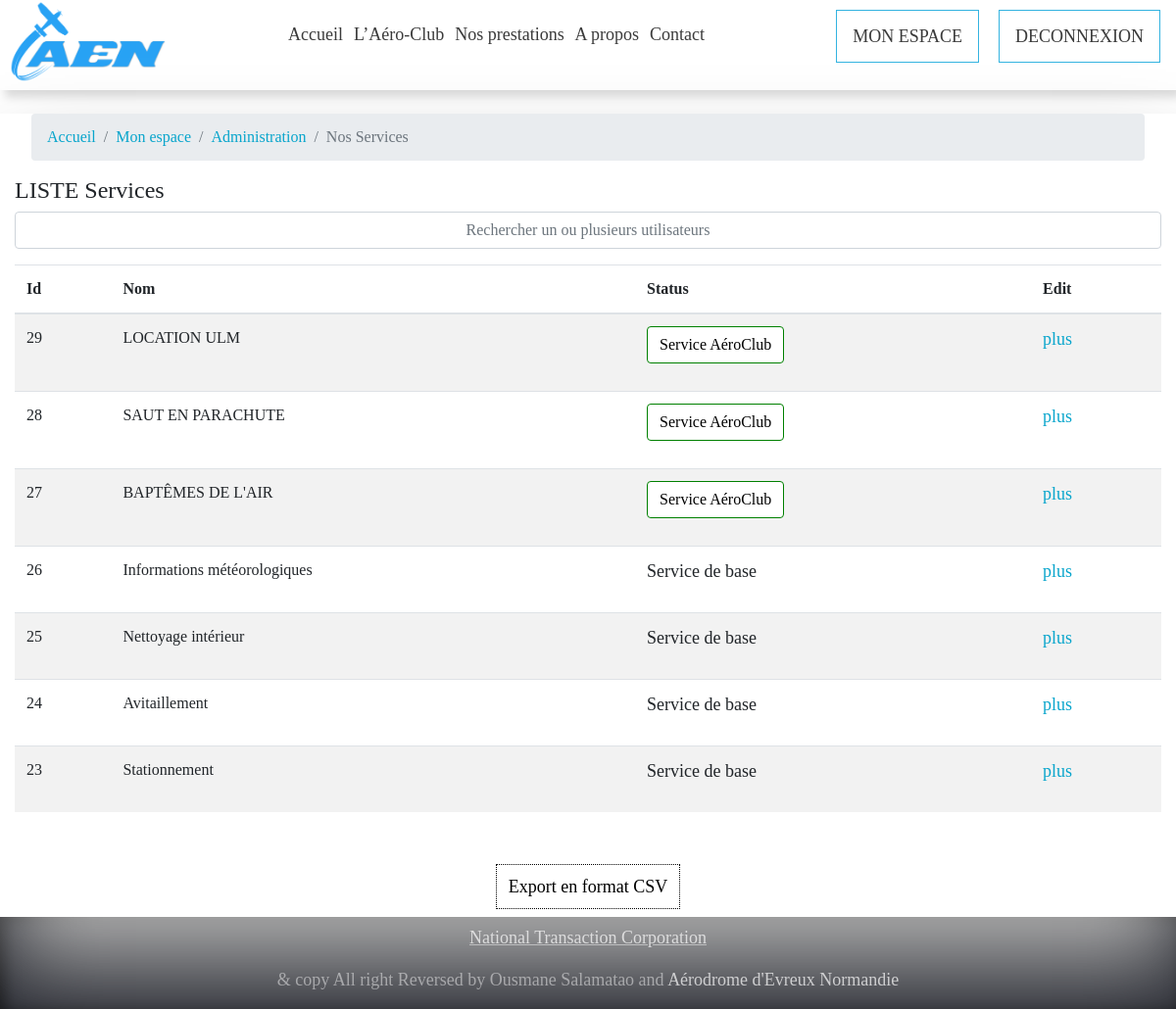
The page /ADMIN/services.php (signed in) on the database its author committed.
### tables this page shows
CREATE TABLE IF NOT EXISTS `services` (
  `idService` int(11) NOT NULL AUTO_INCREMENT,
  `nomS` varchar(155) NOT NULL,
  `detailS` text NOT NULL,
  `typeServices` int(11) DEFAULT NULL,
  `imgS` varchar(155) DEFAULT NULL,
  `idUserService` int(11) NOT NULL,
  PRIMARY KEY (`idService`),
  KEY `idUserService` (`idUserService`)
);

### ADMIN/INCLUDE/Bdd.php (called while the page is built, shortened)
<?php
class Bdd
{
    public function bddConnect(){
        try{
            $bdd = new PDO('mysql:host=localhost;port=3308;dbname=aen','root','');
            return $bdd;
	}
        catch( PDOException $e ) {
            echo "Erreur Connexion :", $e->getMessage();
        }
    }
}

### ADMIN/SERVICES/serviceInfo.php (the view, shortened to what this page needs)
<?php
require_once ("INCLUDE/Bdd.php");
class ServiceInfo
{
        public function affichageHtml($connections){
            ?><table id="mytable" class="table table-bordred table-striped">
            <thead>
            <th>Id</th>
            <th>Nom</th>
            <th>Status</th>
            <th>Edit</th>
            </thead>
            <tbody><?php
                    $req_services=$connections->bddConnect()->query('SELECT * FROM services ORDER BY idService DESC');
            while($liste_services=$req_services->fetch()){
                $id=$liste_services['idService'];
                ?>
                <tr>
                    <td><?=$liste_services['idService']?></td>
                    <td><?=$liste_services['nomS']?></td>
                    <td><?=$this->getServiceTypeName($connections,$id)?></td>
                    <td><p><a class="none2"href="serviceDetail.php?id=<?=$liste_services['idService']?>">plus</a></p></td>
                </tr>
            <?php }?>
            </tbody>
            </table>
            <?php
        }
        public function getServiceTypeName($connections,$idU){
            $req_services=$connections->bddConnect()->query('SELECT typeServices FROM services where idService ='.$idU);
            $l=$req_services->fetch();
            if ($l['typeServices']==0){
                ?>
                <p>Service de base</p>
                <?php
            }
            else if ($l['typeServices']==1){
                ?>
                <p class="btn btn-success">Service AéroClub</p>
                <?php
            }
            }
}

### ADMIN/services.php (shortened to what this page needs)
<?php
if ($_SESSION['session_start'] == 1 && $_SESSION['idT'] == 2) {
    require("INCLUDE/head.php");
    require("INCLUDE/header.php");
    require_once('SERVICES/serviceInfo.php');
?>
    <main>
        <section class="div-center">
            <nav aria-label="breadcrumb ">
                <ol class="breadcrumb div-margin-left-right">
                    <li class="breadcrumb-item"><a href="indexA.php">Accueil</a></li>
                    <li class="breadcrumb-item" aria-current="page"><a href="../ESPACE/profil.php">Mon espace</a></li>
                    <li class="breadcrumb-item" aria-current="page"><a href="index_admin.php">Administration</a></li>
                    <li class="breadcrumb-item active" aria-current="page">Nos Services</li>
                </ol>
            </nav>
            <div>
                <?php
                $listeServices = new ServiceInfo();
                ?>
                <div class="col-md-12">
                    <h4>LISTE Services</h4>
                    <div class="table-responsive">
                        <div class="form-group">
                            <input style="text-align:center;" class=form-control id="search-service" type="text" value="" placeholder="Rechercher un ou plusieurs utilisateurs">
                        </div>
                        <?php
                        $listeServices->affichageHtml($connection);
                        ?>
                    </div>
                </div>
                <div class="col" style="text-align: center;">
                    <p style="margin-top:4%"><a href="export.php" style="color: black;border: dotted 1.5px black;padding: 12px" style="margin-top: 10px">Export en format CSV</a></p>
                </div>
                <div class="col-12" style="text-align: center;">
                </div>
            </div>
    </main>
<?php
    require("INCLUDE/footer.php");
} else {
    header("Location:../indexA.php");
}
?>

### ADMIN/INCLUDE/head.php (shortened to what this page needs)
<!DOCTYPE html>
<html>
<head>
	 <link rel="stylesheet" href="../CSS/bootstrap.css">
	<link rel="stylesheet" type="text/css" href="../CSS/style.css">
	<link rel="stylesheet" type="text/css" href="../CSS/stylebar.css">
</head>
<body>

### ADMIN/INCLUDE/header.php (shortened to what this page needs)
<header>
	<div class="header">
		<div>
			<a href="../indexA.php"><img src="../IMAGES/logoAEN-1.png" alt="aerodrome-logo" width="160px" style="margin-left:5.4%;margin-bottom: 5% " title="Accueil">
			</a>
		</div>
		<div>
			<nav>
				<ul>
					<li><a href="../indexA.php" class="linkstyle">Accueil<div> </div></a></li>
					<li><a href="#" id="linkhover">L’Aéro-Club</a>
					</li>
					<li><a href="../prestation.php" class="linkstyle">Nos prestations<div> </div></a></li>
					<li><a href="../propos.php" class="linkstyle">A propos<div> </div></a></li>
					<li><a href="../contact.php" class="linkstyle">Contact<div> </div></a></li>
				</ul>
			</nav>
		</div>
		<div class="espaceMButton">
			<?php if (isset($_SESSION['session_start']) && !empty($_SESSION['session_start'])) {
				if ($_SESSION['session_start'] == 1) {
					echo '<a href="../ESPACE/profil.php">MON ESPACE</a>
					<a href="../deconnexion.php">DECONNEXION</a>';
				}
			} else if (!isset($_SESSION['session_start']) && empty($_SESSION['session_start'])) {
				echo '
				<a href="../pageConnexion.php">ESPACE MEMBRE</a>';
			} ?>
		</div>
	</div>
</header>

### ADMIN/INCLUDE/footer.php (shortened to what this page needs)
<footer id="footer">
	<section id="footer">
		<div class="container">
			<div class="row">
				<div class="col-xs-12 col-sm-12 col-md-12 mt-2 mt-sm-2 text-center">
					<p ><u><a  href="#">National Transaction Corporation</a></u></p>
					<p >& copy All right Reversed by Ousmane Salamatao and <a   href="connexionAdmin.php">Aérodrome d'Evreux Normandie</a></p>
				</div>
			</div>
		</div>
	</section>
</footer>
</body>
</html>

### CSS/style.css (style rules this page uses)
* { margin: 0px; padding: 0px; font-family: source sans pro; }
body, html { height: 100%; }
header { box-shadow: 5px 7px 9px rgba(1, 1, 1, 0.149); }
footer { background: #292B33; color: rgba(255, 255, 255, 0.466); box-shadow: 5px 3px 15px rgba(0, 0, 0, .65) inset; }
footer a { color: rgba(255, 255, 255, 0.699); }
main { position: relative; min-height: 100%; }
.header { display: flex; flex-direction: row; align-items: center; flex-wrap: wrap; }
.header div:nth-child(2) { width: fit-content; flex-grow: 1; }
.header div:nth-child(2) nav>ul>li { display: inline-block; margin: .5%; }
.header div:nth-child(2) nav>ul>li>a { text-decoration: none; text-decoration-style: none; }
.header div:nth-child(2) nav { text-align: center; }
.header a { color: #3A3A3A; font-size: 18px; }
.linkstyle ::after { content: " "; display: block; background: rgba(44, 153, 255, 0.849); width: 0%; height: 5px; transition: width 0.27s; }
.active ::after { content: " "; display: block; background: linear-gradient(30deg, #2578e9 0%, #3fe7d9 100%); width: 100%; height: 5px; }
p { font-size: 18px; }
.espaceMButton { text-align: center; transition: all 1s ease-out; margin-bottom: 1rem; margin-right: 1rem, }
.espaceMButton a { margin-right: 1rem; transition: all 0.2s ease-out; border: solid 1px rgb(51, 179, 224); padding: 1rem; }
.div-margin-left-right { margin-left: 2rem; margin-right: 2rem; }
.div-center { margin-top: 2%; box-shadow: 5px 50px 88px rgb(177 177 177); }

### ADMIN/SERVICES/serviceInfo.php (style rules this page uses)
.btn-success { background-color: white; border: solid 1px green; color: black; }

### rows shown on the page
services: idService "29", nomS "LOCATION ULM", typeServices "Service AéroClub"
services: idService "28", nomS "SAUT EN PARACHUTE", typeServices "Service AéroClub"
services: idService "27", nomS "BAPTÊMES DE L'AIR", typeServices "Service AéroClub"
services: idService "26", nomS "Informations météorologiques", typeServices "Service de base"
services: idService "25", nomS "Nettoyage intérieur", typeServices "Service de base"
services: idService "24", nomS "Avitaillement", typeServices "Service de base"
services: idService "23", nomS "Stationnement", typeServices "Service de base"
